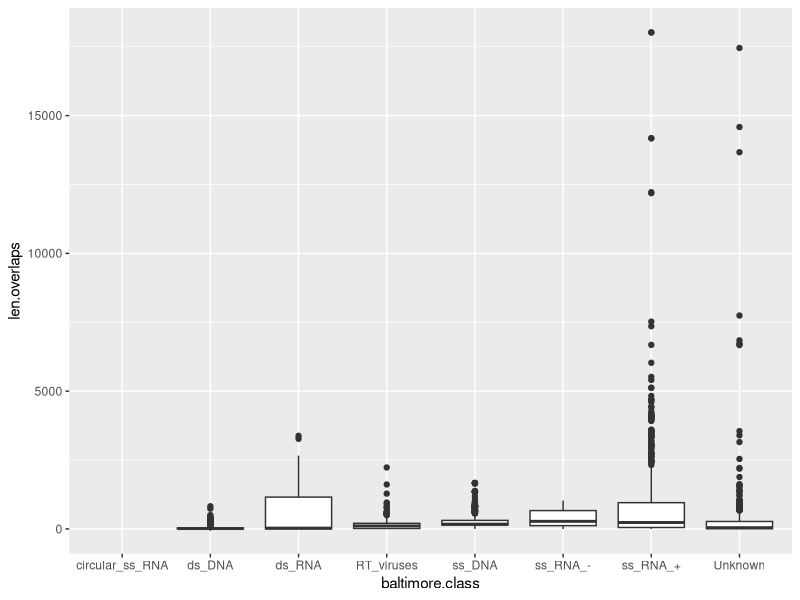
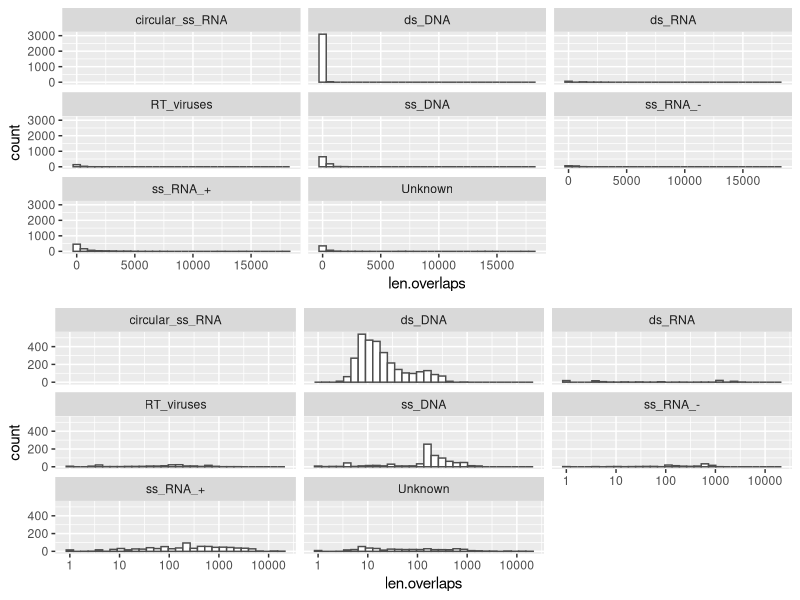
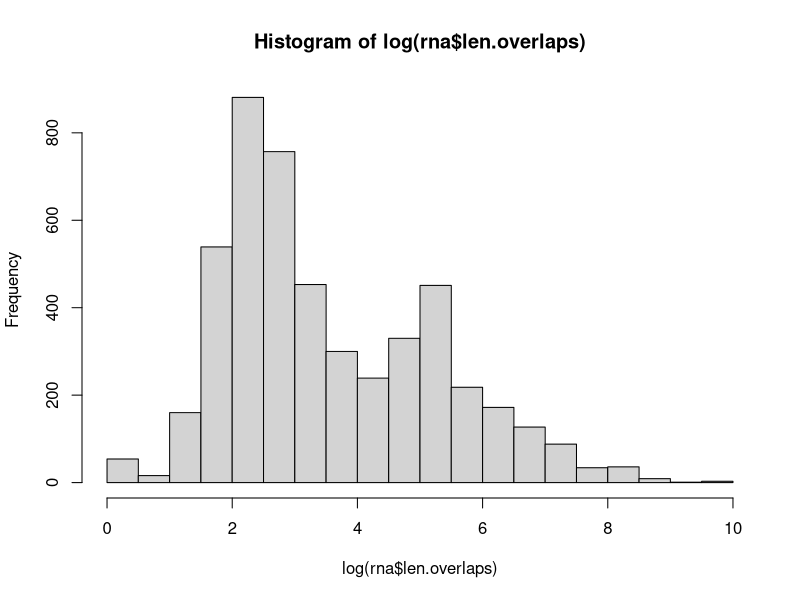
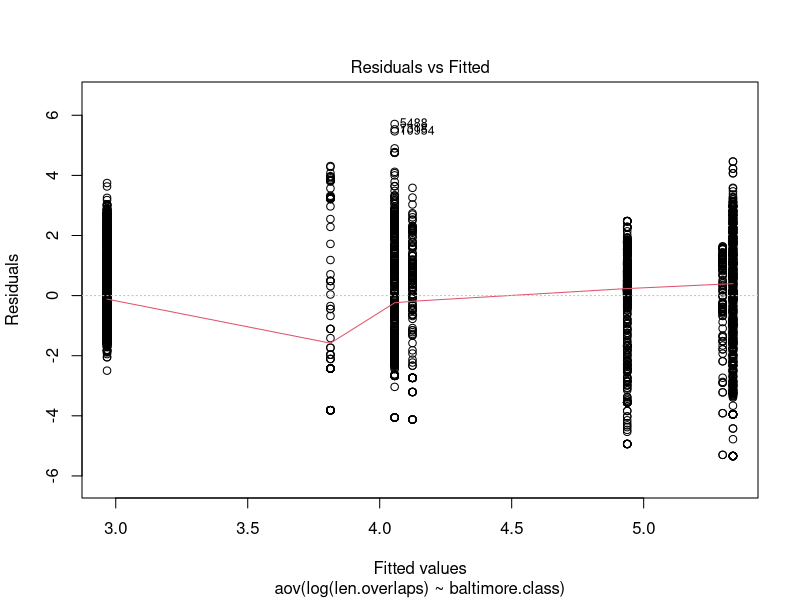
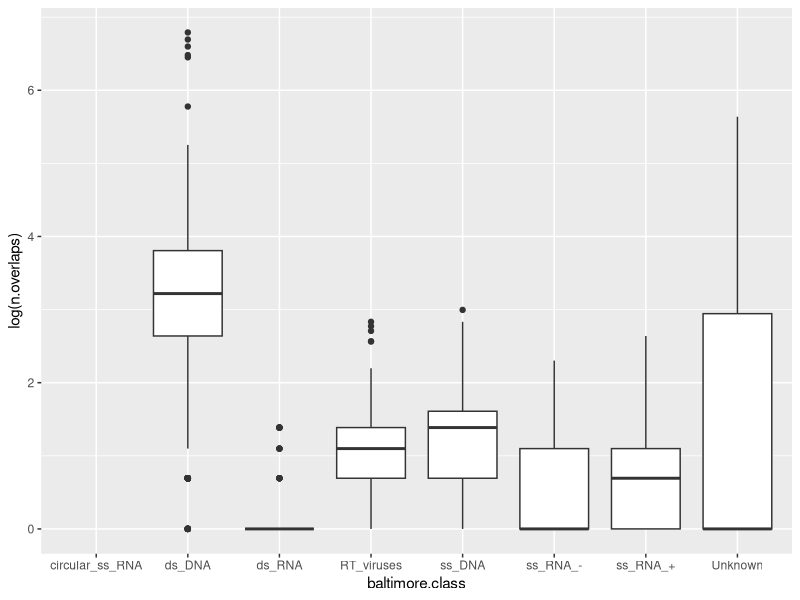
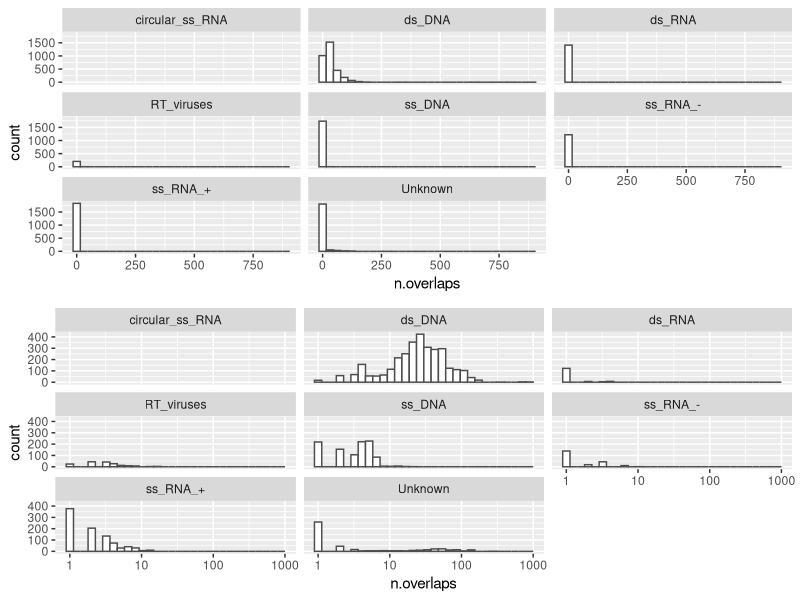

R code for these plots, in order: (Note: this script raises an error after producing the figures.)
setwd('~/Projects/ovrf-review/data/Baltimore')
virus <- read.csv('species_file_baltimore2.csv')

library(ggplot2)
library(gridExtra)
library(dplyr)

# OVERLAP LENGTH 
tapply(virus$len.overlaps, virus$baltimore.class, summary)

# Boxplot
ggplot(virus, aes(baltimore.class, len.overlaps)) + geom_boxplot()

# Histograms
p1 <- ggplot(virus, aes(len.overlaps)) + 
  geom_histogram(fill = "white", color = "grey30") +
  facet_wrap(~ baltimore.class)

p2 <- ggplot(virus, aes(len.overlaps)) + 
  geom_histogram(fill = "white", color = "grey30") +
  facet_wrap(~ baltimore.class) +
  scale_x_log10()

grid.arrange(p1, p2, nrow=2)

rna<- subset(virus, xor(baltimore.class == "ds_DNA", baltimore.class == "ss_RNA_-"))

rna<- subset(virus, xor(Molecule.type == "DNA", Molecule.type == "RNA"))

wilcox.test(len.overlaps ~ Molecule.type, data = rna)


dna<- subset(virus, Molecule.type == "DNA")
rna_hist <- hist(log(rna$len.overlaps))

# ANOVA of overlap length between baltimore classes
sum <- aggregate(virus$len.overlaps, by=virus["baltimore.class"], FUN=summary, na.rm = T)
res.aov <- aov(log(len.overlaps) ~ baltimore.class, data = virus) 
summary(res.aov) # Is significant
TukeyHSD(res.aov)
plot(res.aov, 1) # Outliers possibly affecting normality and homogenity if variance

# Grapping dsDNA info
dsdna<- subset(virus, baltimore.class == "ds_DNA")
test <-grepl("Caudovirales", dsdna$Taxonomy) #Which are Bacteriophages
table(test)

#Long overlaps
subset(virus, len.overlaps > 5000)


# NUMBER OF OVERLAPS
tapply(virus$n.overlaps, virus$baltimore.class, summary)
tapply(virus$n.overlaps, virus$baltimore.class, sum, na.rm = T)

library(ggpubr)
ggplot(virus, aes(baltimore.class, log(n.overlaps))) + geom_boxplot()

p1 <- ggplot(virus, aes(n.overlaps)) + 
  geom_histogram(fill = "white", color = "grey30") +
  facet_wrap(~ baltimore.class)

p2 <- ggplot(virus, aes(n.overlaps)) + 
  geom_histogram(fill = "white", color = "grey30") +
  facet_wrap(~ baltimore.class) +
  scale_x_log10()

grid.arrange(p1, p2, nrow=2)

sum <- aggregate(virus$n.overlaps, by=virus["baltimore.class"], FUN=summary, na.rm = T)

kruskal.test(log(n.overlaps) ~ baltimore.class, data=virus) # There is a significant difference between groups

sum2 <- aggregate(virus$n.overlaps, by=virus["baltimore.class"], FUN=summary, na.rm = T)
pairwise.wilcox.test(virus$n.overlaps, virus$baltimore.class, p.adjust.method = "BH")


# Summary by group
group_by(virus, baltimore.class) %>%
  summarise(
    count = n(), 
    mean = mean(n.overlaps, na.rm= T),
    sd = sd(n.overlaps, na.rm = T),
    median = median(n.overlaps, na.rm = T),
    IQR=IQR(n.overlaps, na.rm = T)
  )
